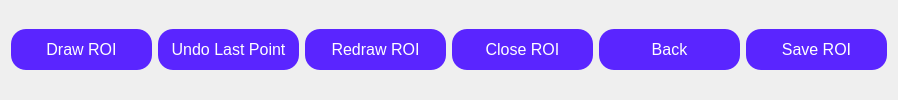
       <widget class="QFrame" name="draw_freehand_buttons">
        <property name="maximumSize">
         <size>
          <width>804</width>
          <height>16777215</height>
         </size>
        </property>
        <layout class="QHBoxLayout" name="horizontalLayout_2">
         <item>
          <widget class="QPushButton" name="draw_roi_button">
           <property name="minimumSize">
            <size>
             <width>141</width>
             <height>41</height>
            </size>
           </property>
           <property name="maximumSize">
            <size>
             <width>141</width>
             <height>41</height>
            </size>
           </property>
           <property name="styleSheet">
            <string notr="true">QPushButton {
	color: white;
	font-size: 16px;
	background: rgb(90, 37, 255);
	border-radius: 15px;
}
QPushButton:checked {
	color:white; 
	font-size: 16px;
	background: rgb(45, 0, 110);
	border-radius: 15px;
}
</string>
           </property>
           <property name="text">
            <string>Draw ROI</string>
           </property>
           <property name="checkable">
            <bool>true</bool>
           </property>
           <property name="checked">
            <bool>false</bool>
           </property>
          </widget>
         </item>
         <item>
          <widget class="QPushButton" name="undo_last_pt_button">
           <property name="minimumSize">
            <size>
             <width>141</width>
             <height>41</height>
            </size>
           </property>
           <property name="styleSheet">
            <string notr="true">QPushButton {
	color: white;
	font-size: 16px;
	background: rgb(90, 37, 255);
	border-radius: 15px;
}</string>
           </property>
           <property name="text">
            <string>Undo Last Point</string>
           </property>
           <property name="checkable">
            <bool>false</bool>
           </property>
          </widget>
         </item>
         <item>
          <widget class="QPushButton" name="redraw_roi_button">
           <property name="minimumSize">
            <size>
             <width>141</width>
             <height>41</height>
            </size>
           </property>
           <property name="maximumSize">
            <size>
             <width>141</width>
             <height>41</height>
            </size>
           </property>
           <property name="styleSheet">
            <string notr="true">QPushButton {
	color: white;
	font-size: 16px;
	background: rgb(90, 37, 255);
	border-radius: 15px;
}</string>
           </property>
           <property name="text">
            <string>Redraw ROI</string>
           </property>
           <property name="checkable">
            <bool>false</bool>
           </property>
          </widget>
         </item>
         <item>
          <widget class="QPushButton" name="close_roi_button">
           <property name="minimumSize">
            <size>
             <width>141</width>
             <height>41</height>
            </size>
           </property>
           <property name="maximumSize">
            <size>
             <width>141</width>
             <height>41</height>
            </size>
           </property>
           <property name="styleSheet">
            <string notr="true">QPushButton {
	color: white;
	font-size: 16px;
	background: rgb(90, 37, 255);
	border-radius: 15px;
}</string>
           </property>
           <property name="text">
            <string>Close ROI</string>
           </property>
           <property name="checkable">
            <bool>false</bool>
           </property>
          </widget>
         </item>
         <item>
          <widget class="QPushButton" name="back_from_freehand_button">
           <property name="minimumSize">
            <size>
             <width>141</width>
             <height>41</height>
            </size>
           </property>
           <property name="maximumSize">
            <size>
             <width>141</width>
             <height>41</height>
            </size>
           </property>
           <property name="styleSheet">
            <string notr="true">QPushButton {
	color: white;
	font-size: 16px;
	background: rgb(90, 37, 255);
	border-radius: 15px;
}</string>
           </property>
           <property name="text">
            <string>Back</string>
           </property>
           <property name="checkable">
            <bool>false</bool>
           </property>
          </widget>
         </item>
         <item>
          <widget class="QPushButton" name="save_freehand_button">
           <property name="minimumSize">
            <size>
             <width>141</width>
             <height>41</height>
            </size>
           </property>
           <property name="maximumSize">
            <size>
             <width>141</width>
             <height>41</height>
            </size>
           </property>
           <property name="styleSheet">
            <string notr="true">QPushButton {
	color: white;
	font-size: 16px;
	background: rgb(90, 37, 255);
	border-radius: 15px;
}</string>
           </property>
           <property name="text">
            <string>Save ROI</string>
           </property>
           <property name="checkable">
            <bool>false</bool>
           </property>
          </widget>
         </item>
        </layout>
       </widget>
